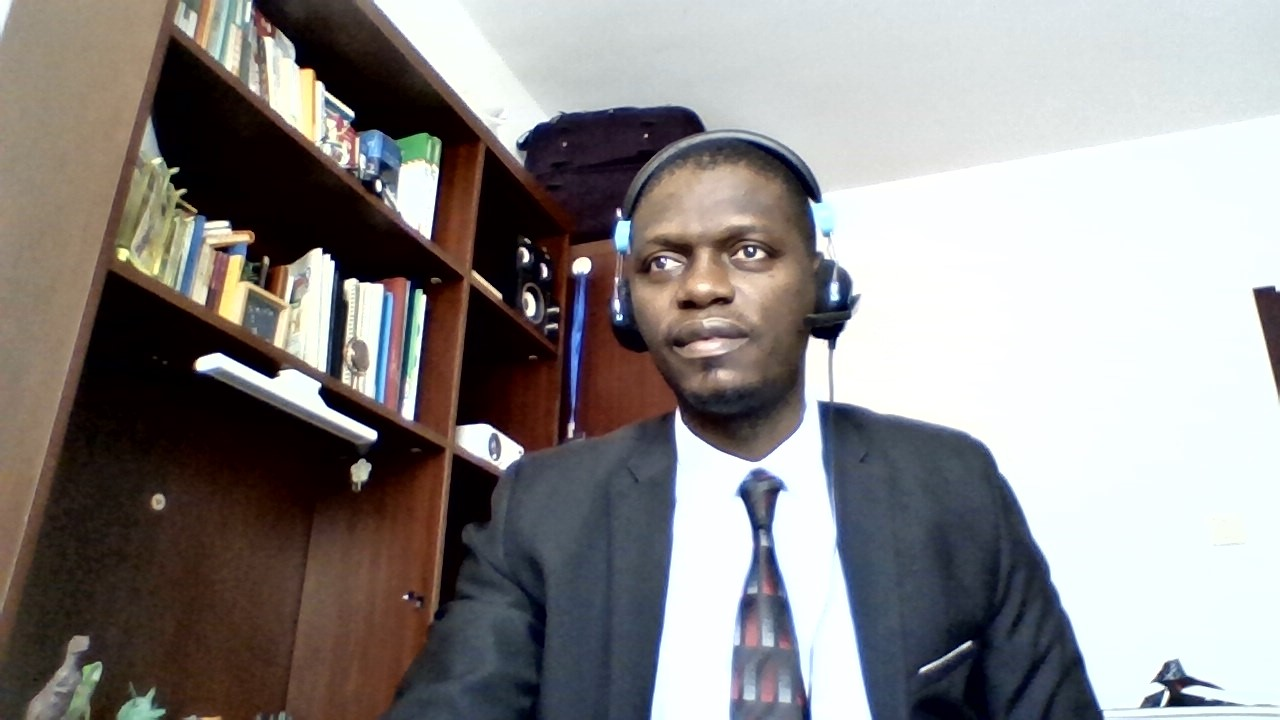
//> input picture images/kiese.jpg, 1280 x 720 px
$ ./5_warp_images   (built with g++ and OpenCV 4)
//> lines starting //> are read from the running program, lines starting //| are printed output that depends on the picture; after the words box and inside, x2 and y2 are one past the last pixel; in counts of white or black regions, pixels touching at a corner belong together
#include <opencv2/imgcodecs.hpp>
#include <opencv2/highgui.hpp>
#include <opencv2/imgproc.hpp>
#include <iostream>

using namespace cv;
using namespace std;

/////////////// Warp Images //////////////////////

void main() {

	string path = "images/kiese.jpg";
	Mat img = imread(path);
//> img is the input picture: 720 rows x 1280 cols, CV_8UC3; mean B, G, R 135.2, 136.2, 140
	Mat matrix, imgWarp;
	float w = 250, h = 350;

	Point2f src[4] = { {529,142},{771,190},{405,395},{674,457} };
	Point2f dst[4] = { {0.0f,0.0f},{w,0.0f},{0.0f,h},{w,h} };

	matrix = getPerspectiveTransform(src, dst);
	warpPerspective(img, imgWarp, matrix, Point(w, h));
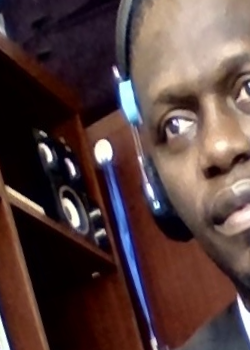
//> imgWarp: 350 rows x 250 cols, CV_8UC3; mean B, G, R 62.5, 64.5, 86.9

	for (int i = 0; i < 4; i++)
	{
		circle(img, src[i], 10, Scalar(0, 0, 255), FILLED);
	}
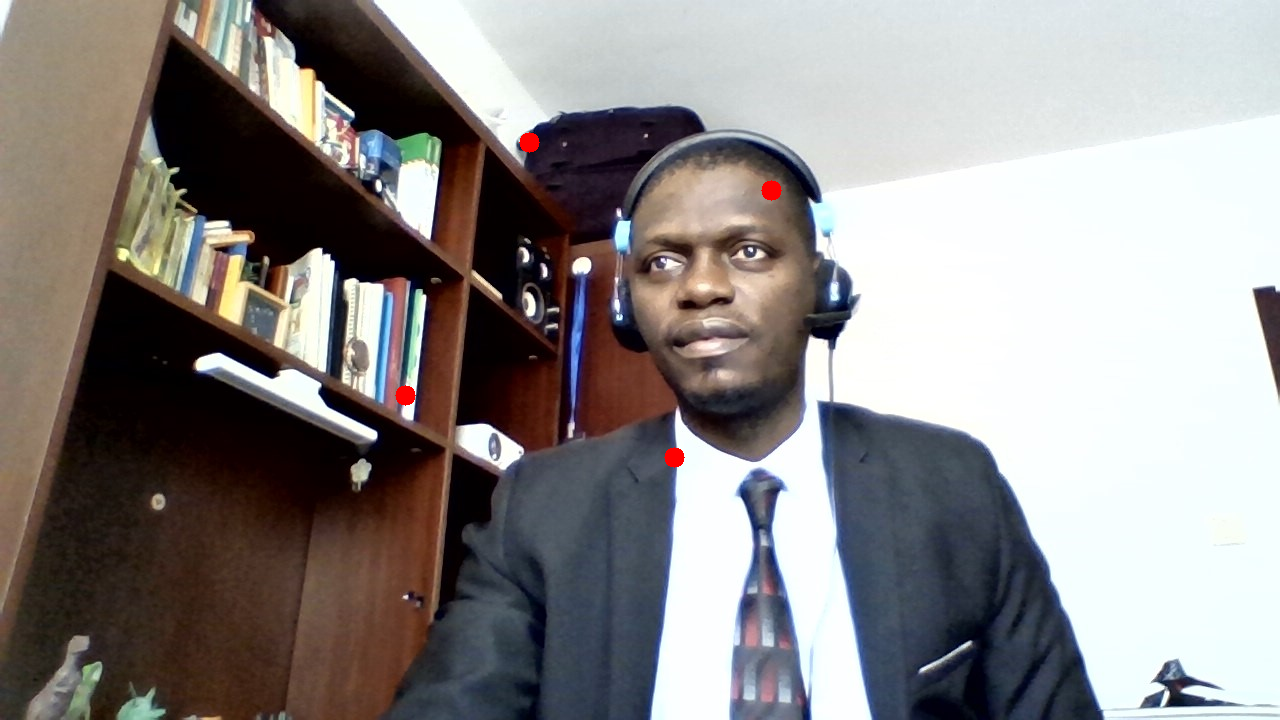
//> img: 720 rows x 1280 cols, CV_8UC3; 0.14% of pixels changed, all inside (x1, y1, x2, y2) = (395, 132, 782, 468)

	imshow("Image", img);
	imshow("Image Warp", imgWarp);
	waitKey(0);

}
